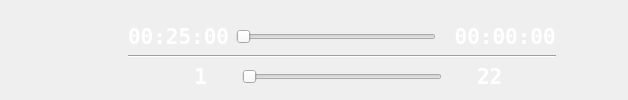
<?xml version="1.0" encoding="UTF-8"?>
<!--
    This file is part of open-pdf-presenter.

    open-pdf-presenter is free software: you can redistribute it and/or modify
    it under the terms of the GNU General Public License as published by
    the Free Software Foundation, either version 3 of the License, or
    (at your option) any later version.

    open-pdf-presenter is distributed in the hope that it will be useful,
    but WITHOUT ANY WARRANTY; without even the implied warranty of
    MERCHANTABILITY or FITNESS FOR A PARTICULAR PURPOSE.  See the
    GNU General Public License for more details.

    You should have received a copy of the GNU General Public License
    along with open-pdf-presenter.  If not, see <http://www.gnu.org/licenses/>.
-->
<ui version="4.0">
 <class>ControlBar</class>
 <widget class="QWidget" name="topWidget">
  <property name="sizePolicy">
   <sizepolicy hsizetype="Fixed" vsizetype="Fixed">
    <horstretch>0</horstretch>
    <verstretch>0</verstretch>
   </sizepolicy>
  </property>
  <property name="styleSheet">
   <string notr="true">background: none</string>
  </property>
  <layout class="QGridLayout" name="gridLayout">
   <property name="margin">
    <number>0</number>
   </property>
   <property name="spacing">
    <number>0</number>
   </property>
   <item row="0" column="0">
    <widget class="QLabel" name="topLeftBorder">
     <property name="sizePolicy">
      <sizepolicy hsizetype="Fixed" vsizetype="Fixed">
       <horstretch>0</horstretch>
       <verstretch>0</verstretch>
      </sizepolicy>
     </property>
     <property name="text">
      <string/>
     </property>
     <property name="pixmap">
      <pixmap resource="../resources/controlbar/controlbar.qrc">:/controlbar/BorderToolbarTopLeft.png</pixmap>
     </property>
     <property name="alignment">
      <set>Qt::AlignBottom|Qt::AlignRight|Qt::AlignTrailing</set>
     </property>
    </widget>
   </item>
   <item row="1" column="0">
    <widget class="QLabel" name="leftBorder">
     <property name="sizePolicy">
      <sizepolicy hsizetype="Fixed" vsizetype="Expanding">
       <horstretch>0</horstretch>
       <verstretch>0</verstretch>
      </sizepolicy>
     </property>
     <property name="lineWidth">
      <number>0</number>
     </property>
     <property name="text">
      <string/>
     </property>
     <property name="pixmap">
      <pixmap resource="../resources/controlbar/controlbar.qrc">:/controlbar/BorderToolbarLeft.png</pixmap>
     </property>
     <property name="scaledContents">
      <bool>true</bool>
     </property>
     <property name="alignment">
      <set>Qt::AlignRight|Qt::AlignTrailing|Qt::AlignVCenter</set>
     </property>
     <property name="textInteractionFlags">
      <set>Qt::NoTextInteraction</set>
     </property>
    </widget>
   </item>
   <item row="0" column="1">
    <widget class="QLabel" name="topBorder">
     <property name="sizePolicy">
      <sizepolicy hsizetype="Expanding" vsizetype="Fixed">
       <horstretch>0</horstretch>
       <verstretch>0</verstretch>
      </sizepolicy>
     </property>
     <property name="lineWidth">
      <number>0</number>
     </property>
     <property name="text">
      <string/>
     </property>
     <property name="pixmap">
      <pixmap resource="../resources/controlbar/controlbar.qrc">:/controlbar/BorderToolbarTop.png</pixmap>
     </property>
     <property name="scaledContents">
      <bool>true</bool>
     </property>
     <property name="alignment">
      <set>Qt::AlignBottom|Qt::AlignHCenter</set>
     </property>
     <property name="textInteractionFlags">
      <set>Qt::NoTextInteraction</set>
     </property>
    </widget>
   </item>
   <item row="0" column="3">
    <widget class="QLabel" name="topRightBorder">
     <property name="sizePolicy">
      <sizepolicy hsizetype="Fixed" vsizetype="Fixed">
       <horstretch>0</horstretch>
       <verstretch>0</verstretch>
      </sizepolicy>
     </property>
     <property name="lineWidth">
      <number>0</number>
     </property>
     <property name="text">
      <string/>
     </property>
     <property name="pixmap">
      <pixmap resource="../resources/controlbar/controlbar.qrc">:/controlbar/BorderToolbarTopRight.png</pixmap>
     </property>
     <property name="alignment">
      <set>Qt::AlignBottom|Qt::AlignLeading|Qt::AlignLeft</set>
     </property>
     <property name="textInteractionFlags">
      <set>Qt::NoTextInteraction</set>
     </property>
    </widget>
   </item>
   <item row="1" column="3">
    <widget class="QLabel" name="rightBorder">
     <property name="sizePolicy">
      <sizepolicy hsizetype="Fixed" vsizetype="Expanding">
       <horstretch>0</horstretch>
       <verstretch>0</verstretch>
      </sizepolicy>
     </property>
     <property name="lineWidth">
      <number>0</number>
     </property>
     <property name="text">
      <string/>
     </property>
     <property name="pixmap">
      <pixmap resource="../resources/controlbar/controlbar.qrc">:/controlbar/BorderToolbarRight.png</pixmap>
     </property>
     <property name="scaledContents">
      <bool>true</bool>
     </property>
     <property name="textInteractionFlags">
      <set>Qt::NoTextInteraction</set>
     </property>
    </widget>
   </item>
   <item row="1" column="1">
    <widget class="QWidget" name="widget" native="true">
     <property name="sizePolicy">
      <sizepolicy hsizetype="Fixed" vsizetype="Fixed">
       <horstretch>0</horstretch>
       <verstretch>0</verstretch>
      </sizepolicy>
     </property>
     <property name="styleSheet">
      <string notr="true">background-image: url(:/controlbar/BorderToolbarBottom.png)</string>
     </property>
     <layout class="QGridLayout" name="gridLayout_2">
      <item row="0" column="0">
       <widget class="QPushButton" name="prevButtonLabel">
        <property name="sizePolicy">
         <sizepolicy hsizetype="Fixed" vsizetype="Fixed">
          <horstretch>0</horstretch>
          <verstretch>0</verstretch>
         </sizepolicy>
        </property>
        <property name="minimumSize">
         <size>
          <width>50</width>
          <height>50</height>
         </size>
        </property>
        <property name="focusPolicy">
         <enum>Qt::NoFocus</enum>
        </property>
        <property name="styleSheet">
         <string notr="true">background: none</string>
        </property>
        <property name="text">
         <string/>
        </property>
        <property name="iconSize">
         <size>
          <width>50</width>
          <height>50</height>
         </size>
        </property>
        <property name="icon">
         <pixmap resource="../resources/controlbar/controlbar.qrc">:/controlbar/ButtonSlidePreviousNormal.png</pixmap>
        </property>
        <property name="flat">
         <bool>true</bool>
        </property>
       </widget>
      </item>
      <item row="0" column="1">
       <widget class="QPushButton" name="nextButtonLabel">
        <property name="sizePolicy">
         <sizepolicy hsizetype="Fixed" vsizetype="Preferred">
          <horstretch>0</horstretch>
          <verstretch>0</verstretch>
         </sizepolicy>
        </property>
        <property name="minimumSize">
         <size>
          <width>50</width>
          <height>50</height>
         </size>
        </property>
        <property name="focusPolicy">
         <enum>Qt::NoFocus</enum>
        </property>
        <property name="styleSheet">
         <string notr="true">background: none</string>
        </property>
        <property name="text">
         <string/>
        </property>
        <property name="iconSize">
         <size>
          <width>50</width>
          <height>50</height>
         </size>
        </property>
        <property name="flat">
         <bool>true</bool>
        </property>
        <property name="icon">
         <pixmap resource="../resources/controlbar/controlbar.qrc">:/controlbar/ButtonSlideNextNormal.png</pixmap>
        </property>
       </widget>
      </item>
      <item row="0" column="2">
       <layout class="QGridLayout" name="gridLayout_3">
        <item row="2" column="0">
         <layout class="QGridLayout" name="gridLayout_5">
          <item row="0" column="2">
           <widget class="QLabel" name="currentSlideLabel">
            <property name="sizePolicy">
             <sizepolicy hsizetype="Fixed" vsizetype="Fixed">
              <horstretch>0</horstretch>
              <verstretch>0</verstretch>
             </sizepolicy>
            </property>
            <property name="minimumSize">
             <size>
              <width>50</width>
              <height>0</height>
             </size>
            </property>
            <property name="font">
             <font>
              <family>DejaVu Sans Mono</family>
              <pointsize>16</pointsize>
              <weight>75</weight>
              <bold>true</bold>
             </font>
            </property>
            <property name="styleSheet">
             <string notr="true">background: none; color: white;</string>
            </property>
            <property name="text">
             <string>1</string>
            </property>
            <property name="alignment">
             <set>Qt::AlignRight|Qt::AlignTrailing|Qt::AlignVCenter</set>
            </property>
           </widget>
          </item>
          <item row="0" column="3">
           <widget class="QSlider" name="slideSlider">
            <property name="enabled">
             <bool>false</bool>
            </property>
            <property name="sizePolicy">
             <sizepolicy hsizetype="Fixed" vsizetype="Fixed">
              <horstretch>0</horstretch>
              <verstretch>0</verstretch>
             </sizepolicy>
            </property>
            <property name="minimumSize">
             <size>
              <width>200</width>
              <height>0</height>
             </size>
            </property>
            <property name="focusPolicy">
             <enum>Qt::NoFocus</enum>
            </property>
            <property name="styleSheet">
             <string notr="true">background: none</string>
            </property>
            <property name="orientation">
             <enum>Qt::Horizontal</enum>
            </property>
           </widget>
          </item>
          <item row="0" column="4">
           <widget class="QLabel" name="totalSlidesLabel">
            <property name="sizePolicy">
             <sizepolicy hsizetype="Fixed" vsizetype="Preferred">
              <horstretch>0</horstretch>
              <verstretch>0</verstretch>
             </sizepolicy>
            </property>
            <property name="minimumSize">
             <size>
              <width>50</width>
              <height>0</height>
             </size>
            </property>
            <property name="font">
             <font>
              <family>DejaVu Sans Mono</family>
              <pointsize>16</pointsize>
              <weight>75</weight>
              <bold>true</bold>
             </font>
            </property>
            <property name="styleSheet">
             <string notr="true">background: none; color: white;</string>
            </property>
            <property name="text">
             <string>22</string>
            </property>
           </widget>
          </item>
         </layout>
        </item>
        <item row="1" column="0">
         <widget class="Line" name="horizontalSeparator">
          <property name="orientation">
           <enum>Qt::Horizontal</enum>
          </property>
         </widget>
        </item>
        <item row="0" column="0">
         <layout class="QGridLayout" name="gridLayout_4">
          <item row="0" column="2">
           <widget class="QLabel" name="remainingTimeLabel">
            <property name="minimumSize">
             <size>
              <width>50</width>
              <height>0</height>
             </size>
            </property>
            <property name="font">
             <font>
              <family>DejaVu Sans Mono</family>
              <pointsize>16</pointsize>
              <weight>75</weight>
              <bold>true</bold>
             </font>
            </property>
            <property name="styleSheet">
             <string notr="true">background: none; color: white;</string>
            </property>
            <property name="text">
             <string> 00:00:00</string>
            </property>
           </widget>
          </item>
          <item row="0" column="1">
           <widget class="QSlider" name="timeSlider">
            <property name="enabled">
             <bool>false</bool>
            </property>
            <property name="minimumSize">
             <size>
              <width>200</width>
              <height>0</height>
             </size>
            </property>
            <property name="focusPolicy">
             <enum>Qt::NoFocus</enum>
            </property>
            <property name="styleSheet">
             <string notr="true">background: none</string>
            </property>
            <property name="value">
             <number>0</number>
            </property>
            <property name="orientation">
             <enum>Qt::Horizontal</enum>
            </property>
           </widget>
          </item>
          <item row="0" column="0">
           <widget class="QLabel" name="elapsedTimeLabel">
            <property name="minimumSize">
             <size>
              <width>50</width>
              <height>0</height>
             </size>
            </property>
            <property name="font">
             <font>
              <family>DejaVu Sans Mono</family>
              <pointsize>16</pointsize>
              <weight>75</weight>
              <bold>true</bold>
             </font>
            </property>
            <property name="styleSheet">
             <string notr="true">background: none; color: white;</string>
            </property>
            <property name="text">
             <string>00:25:00</string>
            </property>
           </widget>
          </item>
         </layout>
        </item>
       </layout>
      </item>
      <item row="0" column="3">
       <widget class="QPushButton" name="slideGridButton">
        <property name="sizePolicy">
         <sizepolicy hsizetype="Fixed" vsizetype="Preferred">
          <horstretch>0</horstretch>
          <verstretch>0</verstretch>
         </sizepolicy>
        </property>
        <property name="minimumSize">
         <size>
          <width>50</width>
          <height>50</height>
         </size>
        </property>
        <property name="styleSheet">
         <string notr="true">background: none;</string>
        </property>
        <property name="text">
         <string/>
        </property>
        <property name="icon">
         <iconset resource="../resources/controlbar/controlbar.qrc">
          <normaloff>:/controlbar/ButtonSlideSorterNormal.png</normaloff>:/controlbar/ButtonSlideSorterNormal.png</iconset>
        </property>
        <property name="iconSize">
         <size>
          <width>50</width>
          <height>50</height>
         </size>
        </property>
        <property name="flat">
         <bool>true</bool>
        </property>
       </widget>
      </item>
     </layout>
    </widget>
   </item>
  </layout>
 </widget>
 <resources>
  <include location="../resources/controlbar/controlbar.qrc"/>
 </resources>
 <connections/>
</ui>
